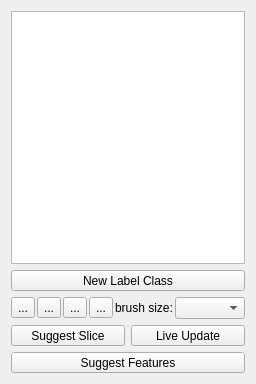
<?xml version="1.0" encoding="UTF-8"?>
<ui version="4.0">
 <class>containingWidget</class>
 <widget class="QWidget" name="containingWidget">
  <property name="geometry">
   <rect>
    <x>0</x>
    <y>0</y>
    <width>256</width>
    <height>384</height>
   </rect>
  </property>
  <property name="sizePolicy">
   <sizepolicy hsizetype="Preferred" vsizetype="Preferred">
    <horstretch>1</horstretch>
    <verstretch>0</verstretch>
   </sizepolicy>
  </property>
  <property name="minimumSize">
   <size>
    <width>256</width>
    <height>0</height>
   </size>
  </property>
  <property name="baseSize">
   <size>
    <width>0</width>
    <height>0</height>
   </size>
  </property>
  <property name="windowTitle">
   <string>Form</string>
  </property>
  <layout class="QVBoxLayout" name="verticalLayout">
   <item>
    <widget class="LabelListView" name="labelListView">
     <property name="sizePolicy">
      <sizepolicy hsizetype="Minimum" vsizetype="MinimumExpanding">
       <horstretch>0</horstretch>
       <verstretch>0</verstretch>
      </sizepolicy>
     </property>
     <property name="minimumSize">
      <size>
       <width>0</width>
       <height>0</height>
      </size>
     </property>
    </widget>
   </item>
   <item>
    <widget class="QToolButton" name="AddLabelButton">
     <property name="sizePolicy">
      <sizepolicy hsizetype="Expanding" vsizetype="Fixed">
       <horstretch>0</horstretch>
       <verstretch>0</verstretch>
      </sizepolicy>
     </property>
     <property name="styleSheet">
      <string notr="true"/>
     </property>
     <property name="text">
      <string>New Label Class</string>
     </property>
     <property name="icon">
      <iconset>
       <normaloff>../../shell/gui/icons/16x16/actions/list-add.png</normaloff>../../shell/gui/icons/16x16/actions/list-add.png</iconset>
     </property>
     <property name="toolButtonStyle">
      <enum>Qt::ToolButtonTextBesideIcon</enum>
     </property>
    </widget>
   </item>
   <item>
    <layout class="QHBoxLayout" name="horizontalLayout">
     <property name="spacing">
      <number>2</number>
     </property>
     <property name="sizeConstraint">
      <enum>QLayout::SetDefaultConstraint</enum>
     </property>
     <item>
      <widget class="QToolButton" name="arrowToolButton">
       <property name="text">
        <string>...</string>
       </property>
      </widget>
     </item>
     <item>
      <widget class="QToolButton" name="paintToolButton">
       <property name="text">
        <string>...</string>
       </property>
      </widget>
     </item>
     <item>
      <widget class="QToolButton" name="eraserToolButton">
       <property name="text">
        <string>...</string>
       </property>
       <property name="autoRaise">
        <bool>false</bool>
       </property>
      </widget>
     </item>
     <item>
      <widget class="QToolButton" name="thresToolButton">
       <property name="text">
        <string>...</string>
       </property>
      </widget>
     </item>
     <item>
      <spacer name="horizontalSpacer_3">
       <property name="orientation">
        <enum>Qt::Horizontal</enum>
       </property>
       <property name="sizeHint" stdset="0">
        <size>
         <width>20</width>
         <height>20</height>
        </size>
       </property>
      </spacer>
     </item>
     <item>
      <widget class="QLabel" name="brushSizeCaption">
       <property name="text">
        <string>brush size:</string>
       </property>
      </widget>
     </item>
     <item>
      <widget class="QComboBox" name="brushSizeComboBox">
       <property name="sizePolicy">
        <sizepolicy hsizetype="Expanding" vsizetype="Fixed">
         <horstretch>0</horstretch>
         <verstretch>0</verstretch>
        </sizepolicy>
       </property>
       <property name="sizeAdjustPolicy">
        <enum>QComboBox::AdjustToContents</enum>
       </property>
      </widget>
     </item>
    </layout>
   </item>
   <item>
    <layout class="QHBoxLayout" name="horizontalLayout_2">
     <item>
      <widget class="QToolButton" name="bestAnnotationPlaneButton">
       <property name="sizePolicy">
        <sizepolicy hsizetype="Expanding" vsizetype="Fixed">
         <horstretch>0</horstretch>
         <verstretch>0</verstretch>
        </sizepolicy>
       </property>
       <property name="text">
        <string>Suggest Slice</string>
       </property>
       <property name="checkable">
        <bool>false</bool>
       </property>
       <property name="toolButtonStyle">
        <enum>Qt::ToolButtonTextBesideIcon</enum>
       </property>
       <property name="toolTip">
        <string>Suggest slice to use for training with max. uncertainty</string>
       </property>
       <property name="autoRaise">
        <bool>false</bool>
       </property>
      </widget>
     </item>
     <item>
      <widget class="QToolButton" name="liveUpdateButton">
       <property name="sizePolicy">
        <sizepolicy hsizetype="Expanding" vsizetype="Fixed">
         <horstretch>0</horstretch>
         <verstretch>0</verstretch>
        </sizepolicy>
       </property>
       <property name="text">
        <string>Live Update</string>
       </property>
       <property name="checkable">
        <bool>true</bool>
       </property>
       <property name="toolButtonStyle">
        <enum>Qt::ToolButtonTextBesideIcon</enum>
       </property>
      </widget>
     </item>
    </layout>
   </item>
   <item>
    <layout class="QHBoxLayout" name="horizontalLayout_3">
     <item>
      <widget class="QToolButton" name="suggestFeaturesButton">
       <property name="sizePolicy">
        <sizepolicy hsizetype="Expanding" vsizetype="Fixed">
         <horstretch>0</horstretch>
         <verstretch>0</verstretch>
        </sizepolicy>
       </property>
       <property name="toolTip">
        <string>Suggest which features to use for prediction</string>
       </property>
       <property name="text">
        <string>Suggest Features</string>
       </property>
       <property name="checkable">
        <bool>false</bool>
       </property>
       <property name="visible">
        <bool>false</bool>
       </property>
       <property name="toolButtonStyle">
        <enum>Qt::ToolButtonTextBesideIcon</enum>
       </property>
      </widget>
     </item>
    </layout>
   </item>
  </layout>
 </widget>
 <customwidgets>
  <customwidget>
   <class>LabelListView</class>
   <extends>QTableView</extends>
   <header>ilastik.widgets.labelListView</header>
  </customwidget>
 </customwidgets>
 <resources/>
 <connections/>
</ui>
